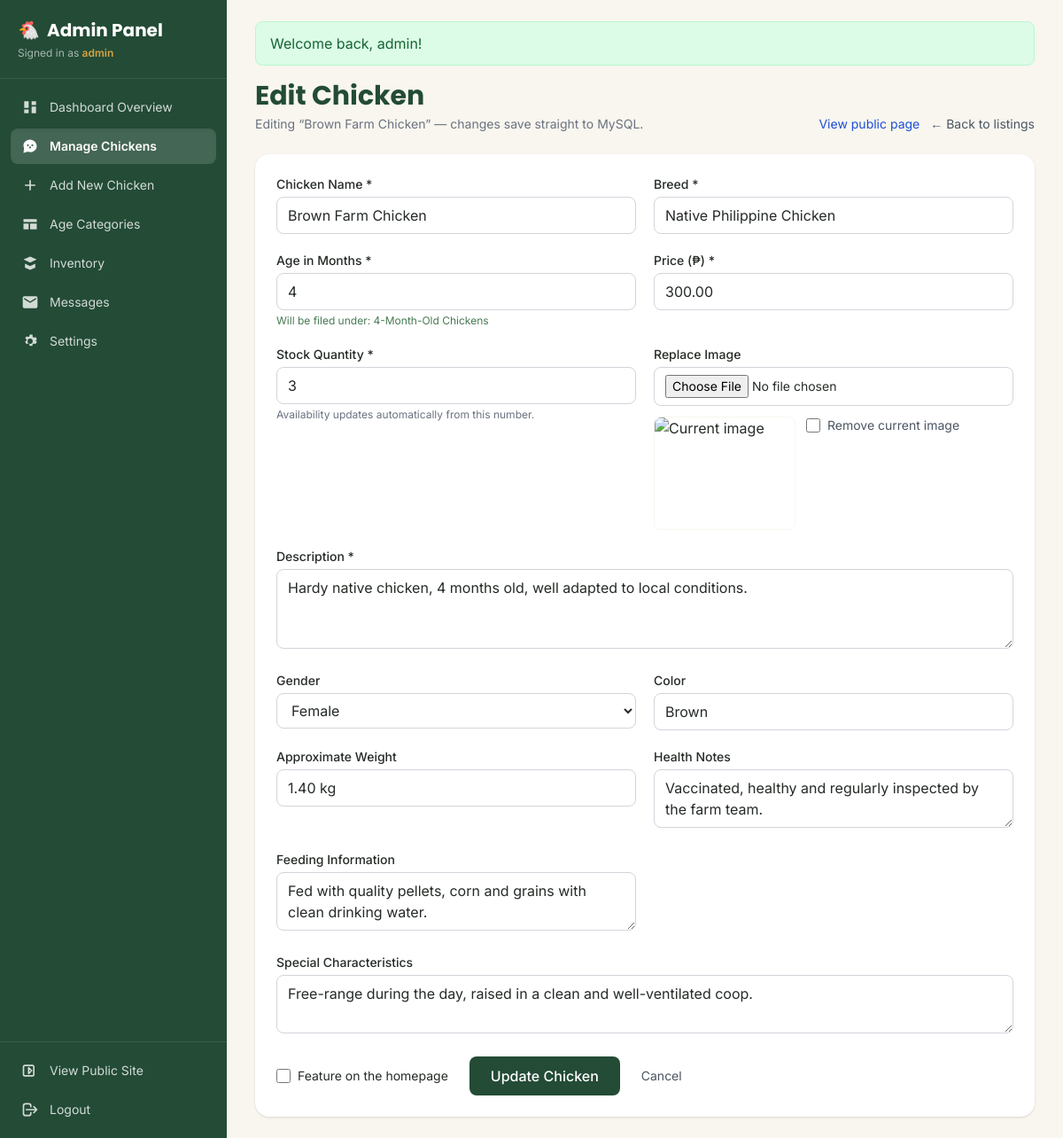
The page /admin/edit-chicken.php?id=2 (signed in) on the database its author committed.
### tables this page shows
CREATE TABLE IF NOT EXISTS `chickens` (
  `id`                     INT AUTO_INCREMENT PRIMARY KEY,
  `name`                   VARCHAR(100) NOT NULL,
  `breed`                  VARCHAR(100) NOT NULL,
  `age_months`             INT NOT NULL,
  `category_id`            INT NOT NULL,
  `price`                  DECIMAL(10,2) NOT NULL,
  `description`            TEXT DEFAULT NULL,
  `quantity`               INT NOT NULL DEFAULT 0,
  `image_path`             VARCHAR(255) DEFAULT NULL,
  `gender`                 VARCHAR(20)  DEFAULT NULL,
  `color`                  VARCHAR(50)  DEFAULT NULL,
  `weight`                 VARCHAR(50)  DEFAULT NULL,
  `health_notes`           TEXT DEFAULT NULL,
  `feeding_information`    TEXT DEFAULT NULL,
  `special_characteristics` TEXT DEFAULT NULL,
  `is_featured`            TINYINT(1) NOT NULL DEFAULT 0,
  `created_at`             TIMESTAMP NOT NULL DEFAULT CURRENT_TIMESTAMP,
  `updated_at`             TIMESTAMP NOT NULL DEFAULT CURRENT_TIMESTAMP ON UPDATE CURRENT_TIMESTAMP,
  CONSTRAINT `fk_chickens_category` FOREIGN KEY (`category_id`) REFERENCES `categories` (`id`)
        ON UPDATE CASCADE ON DELETE RESTRICT,
  INDEX `idx_chickens_category` (`category_id`),
  INDEX `idx_chickens_age` (`age_months`),
  INDEX `idx_chickens_breed` (`breed`),
  INDEX `idx_chickens_quantity` (`quantity`)
);

### includes/functions.php (called while the page is built, shortened)
<?php
require_once __DIR__ . '/database.php';
function esc($v): string {
    return htmlspecialchars((string)$v, ENT_QUOTES, 'UTF-8');
}
function app_relative_base(): string {
    static $base = null;
    if ($base !== null) {
        return $base;
    }
    $script  = str_replace('\\', '/', $_SERVER['SCRIPT_NAME'] ?? '');
    $rootDir = basename(dirname(__DIR__));
    $needle  = '/' . $rootDir . '/';
    $pos     = strpos($script, $needle);
    if ($pos === false) {
        $base = '';
    } else {
        $rest = substr($script, $pos + strlen($needle));
        $base = str_repeat('../', substr_count($rest, '/'));
    }
    return $base;
}
function image_url(?string $path): string {
    $path = trim((string)$path);
    $relative = ltrim($path, '/');
    if (!is_file(APP_ROOT . DIRECTORY_SEPARATOR . str_replace('/', DIRECTORY_SEPARATOR, $relative))) {
        return app_relative_base() . DEFAULT_IMAGE;
    }
    return app_relative_base() . $relative;
}
function take_flashes(): array {
    $messages = $_SESSION['flash'] ?? [];
    return is_array($messages) ? $messages : [];
}

### includes/database.php (called while the page is built, shortened)
<?php
function db(): PDO {
    static $pdo = null;
    if ($pdo === null) {
        $dsn = 'mysql:host=' . DB_HOST . ';dbname=' . DB_NAME . ';charset=utf8mb4';
        $pdo = new PDO($dsn, DB_USER, DB_PASS, [
            PDO::ATTR_ERRMODE => PDO::ERRMODE_EXCEPTION,
            PDO::ATTR_DEFAULT_FETCH_MODE => PDO::FETCH_ASSOC,
            PDO::ATTR_EMULATE_PREPARES => false,
        ]);
    }
    return $pdo;
}
?>

### admin/edit-chicken.php (the view, shortened to what this page needs)
<?php
require_once '../includes/functions.php';
require_once '../includes/admin-layout.php';
$id = (int)($_GET['id'] ?? 0);
$stmt = db()->prepare('SELECT * FROM chickens WHERE id = ?');
$stmt->execute([$id]);
$ch = $stmt->fetch();
$old = [
    'name' => (string)$ch['name'],
    'breed' => (string)$ch['breed'],
    'age_months' => (string)$ch['age_months'],
    'price' => (string)$ch['price'],
    'quantity' => (string)$ch['quantity'],
    'description' => (string)$ch['description'],
    'gender' => (string)$ch['gender'],
    'color' => (string)$ch['color'],
    'weight' => (string)$ch['weight'],
    'health_notes' => (string)$ch['health_notes'],
    'feeding_information' => (string)$ch['feeding_information'],
    'special_characteristics' => (string)$ch['special_characteristics'],
];
$stmt = db()->prepare('SELECT * FROM chickens WHERE id = ?');
$stmt->execute([$id]);
$ch = $stmt->fetch();
admin_header('Edit Chicken', 'chickens.php');
?>
<div class="flex flex-wrap items-end justify-between gap-4 mb-6">
  <div>
    <h1 class="font-heading text-2xl md:text-3xl font-bold text-primary">Edit Chicken</h1>
    <p class="text-sm text-gray-500 mt-1">Editing “<?php echo esc($ch['name']); ?>” — changes save straight to MySQL.</p>
  </div>
  <div class="flex gap-3 text-sm">
    <a href="../chicken-details.php?id=<?php echo (int)$ch['id']; ?>" target="_blank" rel="noopener" class="text-blue-700 hover:underline">View public page</a>
    <a href="chickens.php" class="text-gray-600 hover:text-primary">&larr; Back to listings</a>
  </div>
</div>
<form method="post" enctype="multipart/form-data" action="edit-chicken.php?id=<?php echo (int)$ch['id']; ?>"
      class="bg-white rounded-2xl shadow p-6 grid md:grid-cols-2 gap-5">
  <div>
    <label for="name" class="block text-sm font-medium mb-1">Chicken Name *</label>
    <input id="name" name="name" value="<?php echo esc($old['name']); ?>" required maxlength="100"
           class="w-full border border-gray-300 rounded-lg px-3 py-2 focus:outline-none focus:ring-2 focus:ring-secondary focus:border-secondary">
  </div>
  <div>
    <label for="breed" class="block text-sm font-medium mb-1">Breed *</label>
    <input id="breed" name="breed" value="<?php echo esc($old['breed']); ?>" required maxlength="100" list="breedOptions"
           class="w-full border border-gray-300 rounded-lg px-3 py-2 focus:outline-none focus:ring-2 focus:ring-secondary focus:border-secondary">
  </div>
  <div>
    <label for="age_months" class="block text-sm font-medium mb-1">Age in Months *</label>
    <input id="age_months" name="age_months" type="number" min="<?php echo MIN_AGE_MONTHS; ?>" max="120"
           value="<?php echo esc($old['age_months']); ?>" required
           class="w-full border border-gray-300 rounded-lg px-3 py-2 focus:outline-none focus:ring-2 focus:ring-secondary focus:border-secondary">
    <p id="agePreview" class="text-xs text-secondary mt-1">Auto-categorised by age.</p>
  </div>
  <div>
    <label for="price" class="block text-sm font-medium mb-1">Price (₱) *</label>
    <input id="price" name="price" type="number" step="0.01" min="0" value="<?php echo esc($old['price']); ?>" required
           class="w-full border border-gray-300 rounded-lg px-3 py-2 focus:outline-none focus:ring-2 focus:ring-secondary focus:border-secondary">
  </div>
  <div>
    <label for="quantity" class="block text-sm font-medium mb-1">Stock Quantity *</label>
    <input id="quantity" name="quantity" type="number" min="0" value="<?php echo esc($old['quantity']); ?>" required
           class="w-full border border-gray-300 rounded-lg px-3 py-2 focus:outline-none focus:ring-2 focus:ring-secondary focus:border-secondary">
    <p class="text-xs text-gray-500 mt-1">Availability updates automatically from this number.</p>
  </div>
  <div>
    <label for="image" class="block text-sm font-medium mb-1">Replace Image</label>
    <input id="image" name="image" type="file" accept="image/jpeg,image/png,image/webp,image/gif" data-preview="imagePreview"
           class="w-full border border-gray-300 rounded-lg px-3 py-2 text-sm focus:outline-none focus:ring-2 focus:ring-secondary focus:border-secondary">
    <?php if (!empty($ch['image_path'])): ?>
      <div class="mt-3 flex items-start gap-3">
        <img src="<?php echo esc(image_url($ch['image_path'])); ?>" alt="Current image" class="w-40 h-32 object-cover rounded-lg border border-cream">
        <label class="flex items-center gap-2 text-sm text-gray-600">
          <input type="checkbox" name="remove_image" value="1" class="w-4 h-4 rounded border-gray-300 text-primary focus:ring-secondary">
          Remove current image
        </label>
      </div>
    <?php endif; ?>
  </div>
  <div class="md:col-span-2">
    <label for="description" class="block text-sm font-medium mb-1">Description *</label>
    <textarea id="description" name="description" rows="3" required maxlength="2000"
              class="w-full border border-gray-300 rounded-lg px-3 py-2 focus:outline-none focus:ring-2 focus:ring-secondary focus:border-secondary"><?php echo esc($old['description']); ?></textarea>
  </div>
  <div>
    <label for="gender" class="block text-sm font-medium mb-1">Gender</label>
    <select id="gender" name="gender" class="w-full border border-gray-300 rounded-lg px-3 py-2 bg-white focus:outline-none focus:ring-2 focus:ring-secondary focus:border-secondary">
      <option value="Female" <?php echo ($old['gender'] === 'Female') ? 'selected' : ''; ?>>Female</option>
    </select>
  </div>
  <div>
    <label for="color" class="block text-sm font-medium mb-1">Color</label>
    <input id="color" name="color" value="<?php echo esc($old['color']); ?>" maxlength="50"
           class="w-full border border-gray-300 rounded-lg px-3 py-2 focus:outline-none focus:ring-2 focus:ring-secondary focus:border-secondary">
  </div>
  <div>
    <label for="weight" class="block text-sm font-medium mb-1">Approximate Weight</label>
    <input id="weight" name="weight" value="<?php echo esc($old['weight']); ?>" maxlength="50"
           class="w-full border border-gray-300 rounded-lg px-3 py-2 focus:outline-none focus:ring-2 focus:ring-secondary focus:border-secondary">
  </div>
  <div>
    <label for="health_notes" class="block text-sm font-medium mb-1">Health Notes</label>
    <textarea id="health_notes" name="health_notes" rows="2" maxlength="1000"
              class="w-full border border-gray-300 rounded-lg px-3 py-2 focus:outline-none focus:ring-2 focus:ring-secondary focus:border-secondary"><?php echo esc($old['health_notes']); ?></textarea>
  </div>
  <div>
    <label for="feeding_information" class="block text-sm font-medium mb-1">Feeding Information</label>
    <textarea id="feeding_information" name="feeding_information" rows="2" maxlength="1000"
              class="w-full border border-gray-300 rounded-lg px-3 py-2 focus:outline-none focus:ring-2 focus:ring-secondary focus:border-secondary"><?php echo esc($old['feeding_information']); ?></textarea>
  </div>
  <div class="md:col-span-2">
    <label for="special_characteristics" class="block text-sm font-medium mb-1">Special Characteristics</label>
    <textarea id="special_characteristics" name="special_characteristics" rows="2" maxlength="1000"
              class="w-full border border-gray-300 rounded-lg px-3 py-2 focus:outline-none focus:ring-2 focus:ring-secondary focus:border-secondary"><?php echo esc($old['special_characteristics']); ?></textarea>
  </div>
  <div class="md:col-span-2 flex flex-wrap items-center gap-6">
    <label class="flex items-center gap-2 text-sm">
      <input type="checkbox" name="is_featured" id="is_featured" value="1" class="w-4 h-4 rounded border-gray-300 text-primary focus:ring-secondary"
             <?php echo !empty($ch['is_featured']) ? 'checked' : ''; ?>>
      Feature on the homepage
    </label>
    <button type="submit" class="bg-primary text-white px-6 py-2.5 rounded-lg hover:bg-secondary transition font-medium">Update Chicken</button>
    <a href="chickens.php" class="text-sm text-gray-600 hover:text-primary">Cancel</a>
  </div>
</form>
<?php admin_footer(); ?>

### includes/admin-layout.php (shortened to what this page needs)
<?php
require_once __DIR__ . '/functions.php';
function admin_nav_items(): array {
    return [
        'dashboard.php'   => ['Dashboard Overview', 'M4 13h6V4H4v9Zm0 7h6v-5H4v5Zm10 0h6V11h-6v9Zm0-16v5h6V4h-6Z'],
        'chickens.php'    => ['Manage Chickens', 'M12 3c-4.97 0-9 3.58-9 8 0 1.2.3 2.4.85 3.5L3 21l6.7-1.8A8.9 8.9 0 0 0 12 20c4.97 0 9-3.58 9-8s-4.03-9-9-9Zm-3 9a1.3 1.3 0 1 1 0-2.6A1.3 1.3 0 0 1 9 12Zm3 3a1.3 1.3 0 1 1 0-2.6 1.3 1.3 0 0 1 0 2.6Zm3-3a1.3 1.3 0 1 1 0-2.6 1.3 1.3 0 0 1 0 2.6Z'],
        'add-chicken.php' => ['Add New Chicken', 'M11 5h2v6h6v2h-6v6h-2v-6H5v-2h6V5Z'],
        'categories.php'  => ['Age Categories', 'M3 5h18v4H3V5Zm0 6h7v8H3v-8Zm9 0h9v8h-9v-8Z'],
        'inventory.php'   => ['Inventory', 'M3 7l9-4 9 4-9 4-9-4Zm2 5.6L12 16l7-3.4V18l-7 3-7-3v-5.4Z'],
        'messages.php'    => ['Messages', 'M20 4H4a2 2 0 0 0-2 2v12a2 2 0 0 0 2 2h16a2 2 0 0 0 2-2V6a2 2 0 0 0-2-2Zm0 4-8 5-8-5V6l8 5 8-5v2Z'],
        'settings.php'    => ['Settings', 'M12 15.5A3.5 3.5 0 1 1 15.5 12 3.5 3.5 0 0 1 12 15.5Zm7.4-2.6.1-.9-.1-.9 1.9-1.5-1.9-3.3-2.3.8a7.3 7.3 0 0 0-1.6-.9L15.2 3h-3.8l-.3 2.3a7.3 7.3 0 0 0-1.6.9l-2.3-.8L5.2 7.7l1.9 1.5-.1.9.1.9-1.9 1.5 1.9 3.3 2.3-.8a7.3 7.3 0 0 0 1.6.9l.3 2.3h3.8l.3-2.3a7.3 7.3 0 0 0 1.6-.9l2.3.8 1.9-3.3-1.9-1.5Z'],
    ];
}
function admin_header(string $title, string $active = ''): void {
    $flashes = take_flashes();
    $base    = app_relative_base();
    $items   = admin_nav_items();
    $user    = $_SESSION['admin_username'] ?? 'admin';
    ?>
<!DOCTYPE html>
<html lang="en">
<head>
<script src="https://cdn.tailwindcss.com"></script>
<link rel="stylesheet" href="<?php echo esc($base); ?>assets/css/style.css">
</head>
<body class="font-body bg-cream text-charcoal min-h-screen">
<div class="flex min-h-screen">
  <div id="adminSidebar" class="admin-drawer fixed inset-y-0 left-0 z-50 w-64 bg-primary text-white transform -translate-x-full md:translate-x-0 md:static md:z-auto md:shrink-0 md:flex md:flex-col transition-transform duration-200">
    <div class="p-5 border-b border-white/10">
      <h2 class="font-heading font-bold text-xl flex items-center gap-2">
        <span aria-hidden="true">🐔</span> Admin Panel
      </h2>
      <p class="text-xs text-white/60 mt-1">Signed in as <span class="text-gold font-semibold"><?php echo esc($user); ?></span></p>
    </div>
    <nav class="p-3 space-y-1 flex-1 overflow-y-auto" aria-label="Admin navigation">
      <?php foreach ($items as $href => [$label, $icon]): ?>
        <?php $isActive = ($active === $href); ?>
        <a href="<?php echo esc($href); ?>"
           class="flex items-center gap-3 px-3 py-2.5 rounded-lg text-sm transition <?php echo $isActive ? 'bg-white/15 font-semibold text-white shadow-inner' : 'text-white/80 hover:bg-white/10 hover:text-white'; ?>">
          <svg class="w-5 h-5 shrink-0" fill="currentColor" viewBox="0 0 24 24" aria-hidden="true"><path d="<?php echo esc($icon); ?>"/></svg>
          <span class="flex-1"><?php echo esc($label); ?></span>
        </a>
      <?php endforeach; ?>
    </nav>
    <div class="p-3 border-t border-white/10 space-y-1">
      <a href="<?php echo esc($base); ?>index.php" class="flex items-center gap-3 px-3 py-2.5 rounded-lg text-sm text-white/80 hover:bg-white/10 hover:text-white transition">
        View Public Site
      </a>
      <a href="logout.php" class="flex items-center gap-3 px-3 py-2.5 rounded-lg text-sm text-white/80 hover:bg-red-500/40 hover:text-white transition">
        <svg class="w-5 h-5 shrink-0" fill="none" stroke="currentColor" viewBox="0 0 24 24" aria-hidden="true"><path stroke-linecap="round" stroke-linejoin="round" stroke-width="2" d="M17 16l4-4m0 0-4-4m4 4H7m6 4v1a3 3 0 0 1-3 3H6a3 3 0 0 1-3-3V7a3 3 0 0 1 3-3h4a3 3 0 0 1 3 3v1"/></svg>
        Logout
      </a>
    </div>
  </div>
  <main class="flex-1 min-w-0">
    <div class="px-4 sm:px-6 lg:px-8 py-6">
      <?php foreach ($flashes as $flash): ?>
        <div class="mb-4 px-4 py-3 rounded-lg <?php echo $flash['type'] === 'success' ? 'bg-green-100 text-green-800 border border-green-200' : 'bg-red-100 text-red-800 border border-red-200'; ?>">
          <?php echo esc($flash['message']); ?>
        </div>
      <?php endforeach; ?>
    <?php
}
function admin_footer(): void {
    ?>
    </div>
  </main>
</div>
</body>
</html>
    <?php
}

### assets/css/style.css (style rules this page uses)
html { scroll-behavior: smooth; }
.admin-drawer { will-change: transform; }
@media (min-width: 768px) { .admin-drawer { transform: none !important; } }

### rows shown on the page
chickens: name "Brown Farm Chicken", breed "Native Philippine Chicken", age_months "4", price "300.00", quantity "3", description "Hardy native chicken, 4 months old, well adapted to local conditions.", gender "Female", color "Brown", weight "1.40 kg", health_notes "Vaccinated, healthy and regularly inspected by the farm team.", feeding_information "Fed with quality pellets, corn and grains with clean drinking water.", special_characteristics "Free-range during the day, raised in a clean and well-ventilated coop."

### other values the page prints
$user "admin"
$label "Dashboard Overview"
$label "Manage Chickens"
$label "Add New Chicken"
$label "Age Categories"
$label "Inventory"
$label "Messages"
$label "Settings"
$flash['message'] "Welcome back, admin!"
